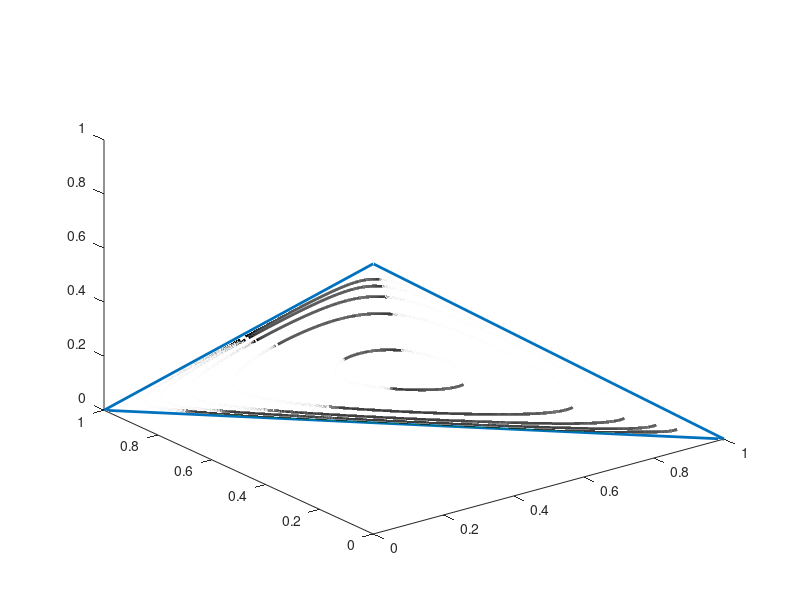

MATLAB code for this plot:
clf, clc, clear all

%% First lets draw a 2-simplex (three vertices). 
line_width = 2; 
k=2; %2-simplex
simplex_vertices = eye(k+1);

%% for plotting
figure(1), clf,
simp_vert = [simplex_vertices, simplex_vertices(:,1)];
plot3(simp_vert(1,:),simp_vert(2,:),simp_vert(3,:),'Linewidth',line_width);
hold on

%% Now let s generate t within some range
for lambda = [1/30, 1/60, 1/120, 1/240, 1/480]
t = 0:0.00001:1;
x1 = t;
x2 = ((1-t) - sqrt((t-1).^2 - 4*lambda./t))/2;
x3 = 1-x2-x1;

%check: sum(x) is equal to 1
temp = x2 - real(x2);
idx = abs(temp)<=1e-4;
x1 = real(x1(idx));x2 = real(x2(idx));x3 = real(x3(idx));
plot3(x1, x2, x3, 'k',  'LineWidth',line_width);
plot3(x1, x3, x2,  'k','LineWidth',line_width);
plot3(x2, x1, x3,  'k', 'LineWidth',line_width);
end
